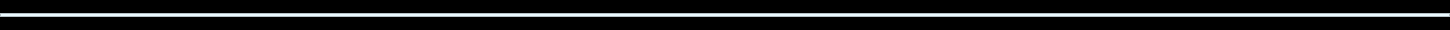
<?xml version="1.0" encoding="UTF-8"?>
<ui version="4.0">
 <class>PlaySlider</class>
 <widget class="QWidget" name="PlaySlider">
  <property name="geometry">
   <rect>
    <x>0</x>
    <y>0</y>
    <width>1450</width>
    <height>30</height>
   </rect>
  </property>
  <property name="windowTitle">
   <string>Form</string>
  </property>
  <property name="styleSheet">
   <string notr="true">#PlaySlider
{
    background-color : #000000;
}</string>
  </property>
  <widget class="QFrame" name="inLine">
   <property name="geometry">
    <rect>
     <x>0</x>
     <y>13</y>
     <width>1450</width>
     <height>4</height>
    </rect>
   </property>
   <property name="styleSheet">
    <string notr="true">#inLine{
     background-color : #EBFAFF;
}</string>
   </property>
   <property name="frameShape">
    <enum>QFrame::Shape::StyledPanel</enum>
   </property>
   <property name="frameShadow">
    <enum>QFrame::Shadow::Raised</enum>
   </property>
  </widget>
  <widget class="QFrame" name="outLine">
   <property name="geometry">
    <rect>
     <x>0</x>
     <y>13</y>
     <width>0</width>
     <height>4</height>
    </rect>
   </property>
   <property name="styleSheet">
    <string notr="true">#outLine
{
    background-color : #3ECEFE;
}</string>
   </property>
   <property name="frameShape">
    <enum>QFrame::Shape::StyledPanel</enum>
   </property>
   <property name="frameShadow">
    <enum>QFrame::Shadow::Raised</enum>
   </property>
  </widget>
 </widget>
 <resources/>
 <connections/>
</ui>
